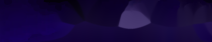
#> input picture tests/data/text_fill/envato1_plate.png, 212 x 42 px; its folder holds only this picture in this run
$ python -i composite.py   (imports and definitions only)
#> lines starting #> are read from the running program, lines starting #| are printed output that depends on the picture
### keepframe/log.py
from __future__ import annotations

import logging
import os
import re
import sys

_configured = False


def configure(level: str | None = None, *, force: bool = False) -> None:
    """Send INFO and ERROR to stdout so `docker logs` shows both."""
    global _configured
    if _configured and not force:
        return
    name = (level or os.environ.get("KEEPFRAME_LOG_LEVEL") or "INFO").upper()
    logging.basicConfig(
        level=getattr(logging, name, logging.INFO),
        format="%(asctime)s %(levelname)s %(name)s %(message)s",
        datefmt="%Y-%m-%dT%H:%M:%S",
        stream=sys.stdout,
        force=True,
    )
    _configured = True


def get(name: str = "keepframe") -> logging.Logger:
    if not _configured:
        configure()
    return logging.getLogger(name)


_SEP = r"(?:[\\/]|%2[Ff]|%5[Cc])++"   # a separator run: /, \, \\ (repr), \/ (JSON), //, %2F, %5C
_CH = r"(?:(?!%2[Ff]|%5[Cc])[^\s'\"`\\/<>|*?])"   # a path character (no space, quote or separator)
_DIRS = rf"(?:{_CH}++(?: {_CH}++)*+{_SEP})*+"   # directories; single spaces inside one, a separator must follow
_NOT_AFTER = r"(?<![\w.~/\\%:…-])"
_PATH = re.compile(
    rf"{_NOT_AFTER}(?:[A-Za-z]:)?{_SEP}(?={_CH}){_DIRS}{_CH}*"        # /abs, C:\abs, \\unc, \/json, %2Fenc
    rf"|(?:(?<=:)/(?![/\\])|(?<=://)/)(?={_CH}){_DIRS}{_CH}*"        # error:/abs, PATH=…:/abs, file:///abs
    rf"|{_NOT_AFTER}(?:~[\w.-]*|\.\.?)(?:{_SEP}\.\.?)*{_SEP}(?={_CH}){_DIRS}{_CH}*"   # ~/x, ~user/x, ../x, ./x
    rf"|{_NOT_AFTER}[^\W\d][\w-]*{_SEP}(?:{_CH}++{_SEP})++{_CH}*")   # relative a/b/c: 2+ separators, no spaces
_LAST = re.compile(r"(?:[\\/]|%2[Ff]|%5[Cc])+")


# [17 lines left out: functions scrub_paths, describe, not called in this run]

### keepframe/ir/colour.py
"""Calibrated sRGB <-> CIELAB (D65, float math). ΔE here is CIE76."""
from __future__ import annotations
import numpy as np

_M = np.array([[0.4124564, 0.3575761, 0.1804375],
               [0.2126729, 0.7151522, 0.0721750],
               [0.0193339, 0.1191920, 0.9503041]])
_MI = np.linalg.inv(_M)
_WHITE = _M @ np.ones(3)
_EPS, _KAPPA = 216 / 24389, 24389 / 27


def _linear(c: np.ndarray) -> np.ndarray:
    return np.where(c <= 0.04045, c / 12.92, ((c + 0.055) / 1.055) ** 2.4)


_LIN8 = _linear(np.arange(256, dtype=np.float64) / 255.0)


def srgb_to_lab(rgb: np.ndarray) -> np.ndarray:
    return _lin_to_lab(_linear(np.asarray(rgb, np.float64) / 255.0))


def srgb8_to_lab(rgb: np.ndarray) -> np.ndarray:
    """srgb_to_lab for uint8 input through a 256-entry linearisation table (hot loops)."""
    return _lin_to_lab(_LIN8[np.asarray(rgb, np.uint8)])


# [20 lines left out: functions _lin_to_lab, lab_to_linear, lab_to_srgb, not called in this run]


def delta_e(a, b) -> np.ndarray:
    return np.linalg.norm(np.asarray(a, np.float32) - np.asarray(b, np.float32), axis=-1)


# [5 lines left out: function hex_to_rgb8, not called in this run]


def rgb8_to_hex(rgb) -> str:
    return "#%02x%02x%02x" % tuple(int(v) for v in rgb)

### keepframe/analyze/composite.py
from __future__ import annotations
import math
from pathlib import Path
import cv2, numpy as np
from ..ir.schema import Element, Scene
from ..ir.paths import scene_asset_path
from ..ir.gradient import gradient_at, render_gradient
from ..ir.tracks import affine_matrix, eval_props, eval_z, glyph_alphas, glyph_edges, is_tilted, projective_matrix
from ..log import get

log = get("keepframe.analyze")


def hex_to_rgb(s: str) -> tuple[float, float, float]:
    s = s.lstrip("#")
    return tuple(int(s[i:i + 2], 16) / 255.0 for i in (0, 2, 4))  # type: ignore[return-value]


def load_texture(path: Path) -> np.ndarray:
    img = cv2.imread(str(path), cv2.IMREAD_UNCHANGED)
#> img is the input picture: shape (42, 212, 3); mean B, G, R 60, 7.5, 21.3
    if img is None:
        raise FileNotFoundError(path)
    if img.ndim == 2:
        img = cv2.cvtColor(img, cv2.COLOR_GRAY2BGRA)
    elif img.shape[2] == 3:
        img = cv2.cvtColor(img, cv2.COLOR_BGR2BGRA)
#> img: shape (42, 212, 4)
    rgba = cv2.cvtColor(img, cv2.COLOR_BGRA2RGBA).astype(np.float32) / 255.0
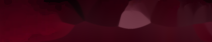
#> rgba: shape (42, 212, 4) float32; mean B, G, R, A 0.0834, 0.0292, 0.235, 1
    return rgba


# [13 lines that did not run here, left out]


def _pad(c, tex_shape: tuple[int, int]) -> float:
    """The texture's padding past the box (styled text effects, R41); 0 when it would leave no box."""
    p = float(c.texture_pad or 0.0)
    return p if p > 0 and min(tex_shape) - 2 * p >= 1 else 0.0


def composite_element(canvas: np.ndarray, tex: np.ndarray, A: np.ndarray, opacity: float) -> None:
    prem = tex.copy()
    prem[..., :3] *= prem[..., 3:4]
    _composite_premultiplied(canvas, prem, A, opacity)


def _composite_premultiplied(canvas: np.ndarray, prem: np.ndarray, A: np.ndarray, opacity: float) -> None:
    A = np.asarray(A, dtype=np.float64)
    H, W = canvas.shape[:2]
    th, tw = prem.shape[:2]
    if len(A) == 2 and A[0, 0] * A[1, 1] - A[0, 1] * A[1, 0] == 0:
        # OpenCV's singular inverse samples tex[0, 0] across the whole canvas.
        # Preserve that legacy behavior even for zero canonical width/height.
        x0, y0, x1, y1 = 0, 0, W, H
    else:
        # Include bilinear support one source pixel beyond the texture, then
        # pad two destination pixels. Source padding matters for large scales.
        corners = np.array([[-1, -1, 1], [tw, -1, 1], [tw, th, 1], [-1, th, 1]]) @ A.T
        if len(A) == 3:   # a tilted element's homography; CSS clips a plane reaching behind the viewer (w ≤ 0)
            if (corners[:, 2] <= 0).any() or np.linalg.det(A) == 0:   # and draws no singular one: numpy skips both
                return
            corners = corners[:, :2] / corners[:, 2:]
        lo = np.floor(corners.min(axis=0)).astype(int) - 2
        hi = np.ceil(corners.max(axis=0)).astype(int) + 2
        x0, y0 = max(0, lo[0]), max(0, lo[1])
        x1, y1 = min(W, hi[0]), min(H, hi[1])
        if x1 <= x0 or y1 <= y0:
            return
    if len(A) == 3:
        warped = cv2.warpPerspective(prem, np.array([[1, 0, -x0], [0, 1, -y0], [0, 0, 1]]) @ A, (x1 - x0, y1 - y0),
                                     flags=cv2.INTER_LINEAR, borderMode=cv2.BORDER_CONSTANT, borderValue=0)
    else:
        roi_affine = A.copy()
        roi_affine[:, 2] -= (x0, y0)
        # ponytail: ROI-local interpolation permits 1e-3 pixel drift; use full-canvas
        # warps if stricter pixel parity becomes a requirement.
        warped = cv2.warpAffine(prem, roi_affine, (x1 - x0, y1 - y0), flags=cv2.INTER_LINEAR,
                                borderMode=cv2.BORDER_CONSTANT, borderValue=0)
    a = warped[..., 3:4] * opacity
    roi = canvas[y0:y1, x0:x1]
    roi *= (1.0 - a)
    roi += warped[..., :3] * opacity


def video_source_frame(offset: int, rate: float = 1.0) -> int:
    """The source frame a video layer shows `offset` frames after its start when it plays at `rate`: floor(offset ·
    rate), as AE's time stretch shows it (no half-frame offset; 1e-6 absorbs float error). The template's seek picks
    the same frame."""
    return int(math.floor(max(offset, 0) * rate + 1e-6))


def _video_frame(cache: dict, scene_dir: Path, rel: str, size: tuple[int, int], alpha: bool, i: int) -> np.ndarray | None:
    """Frame i of a video asset as float32 0..1 (RGB, or RGBA with `alpha`), None when it cannot be decoded (the
    caller draws the poster). One reader per asset lives in `cache`; a failed one is remembered."""
    from .videoasset import VideoReader
    key = ("video", rel, size, alpha)
    reader = cache.get(key)
    if reader is False:
        return None
    try:
        if reader is None:
            reader = cache[key] = VideoReader(scene_asset_path(scene_dir, rel), size, alpha=alpha)
        return reader.frame(i).astype(np.float32) / 255.0
    except Exception as e:   # fail soft: the poster
        log.warning("video %s not decoded (%s); poster drawn", Path(rel).name, type(e).__name__)
        if reader is not None:
            reader.close()
        cache[key] = False
        return None


# [67 lines that did not run here, left out]

>>> result = load_texture('../../tests/data/text_fill/envato1_plate.png')

$ run again, on tests/data/text_fill/envato1_title_plate.png
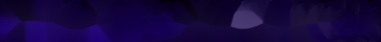
#> input picture tests/data/text_fill/envato1_title_plate.png, 381 x 42 px
#> in load_texture, img is the input picture: shape (42, 381, 3); mean B, G, R 62.4, 5.9, 20.8
#> img: shape (42, 381, 4)
#> in load_texture, `rgba = cv2.cvtColor(img, cv2.COLOR_BGRA2RGBA).astype(np.float32) / 255.0`:
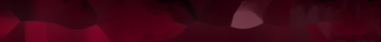
#> rgba: shape (42, 381, 4) float32; mean B, G, R, A 0.0817, 0.0232, 0.245, 1
